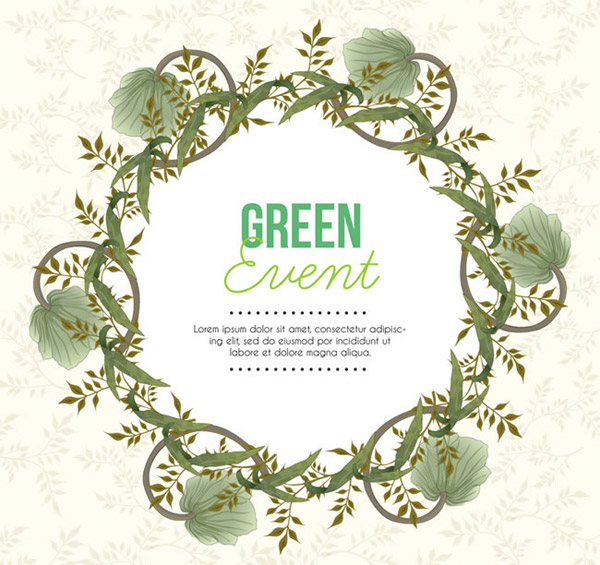
#> input picture 1.jpg, 600 x 565 px
$ python testpythontuxiangnumpy.py
#> lines starting #> are read from the running program, lines starting #| are printed output that depends on the picture
# -*- coding: utf-8 -*-
"""
Created on Tue Oct 16 11:29:48 2018

@author: zhulifu
"""

from PIL import Image
import numpy as np
from pylab import *

img = array(Image.open('1.jpg'))
#> img is the input picture: shape (565, 600, 3); mean R, G, B 224.6, 225.7, 207.8
#imshow(img)

print(img.shape,img.dtype)
#| (565, 600, 3) uint8

img2 = array(Image.open('1.jpg').convert('L'),'f')
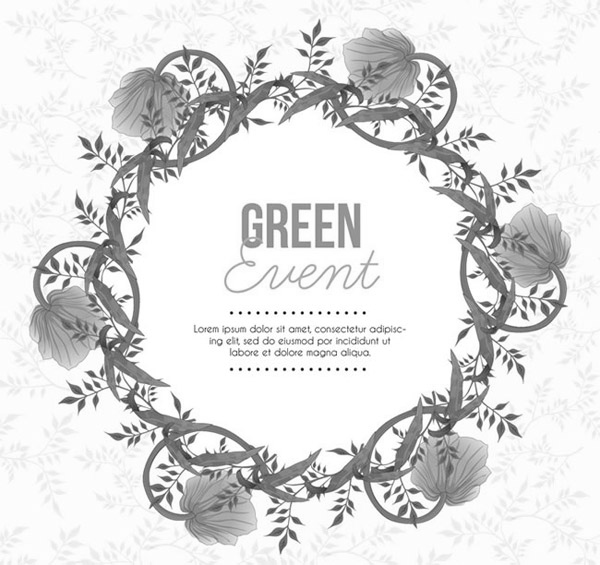
#> img2: shape (565, 600) float32; min 0, max 255, mean 223.3
#img2 = array(Image.open('1.jpg').convert('L'),'f')
print(img2.shape,img2.dtype)
#| (565, 600) float32

img3 = 255 - img2
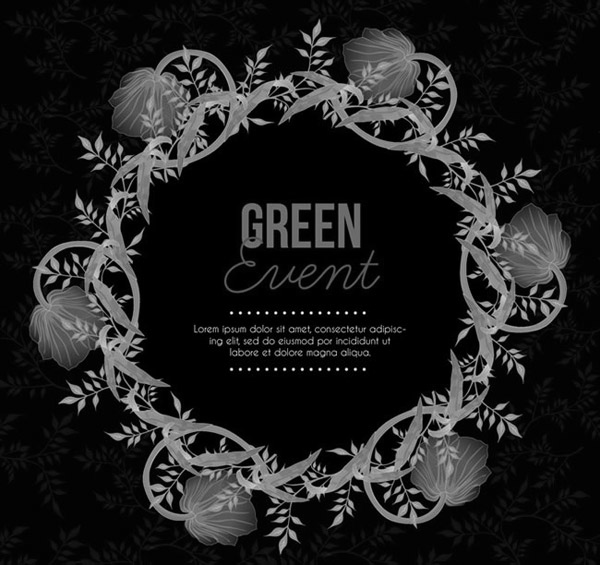
#> img3: shape (565, 600) float32; min 0, max 255, mean 31.7
#imshow(img3)

img4 = (100.0/255)*img3 + 100
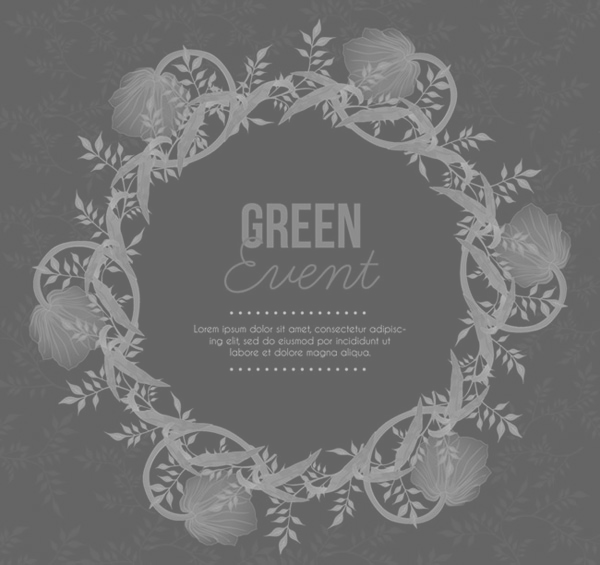
#> img4: shape (565, 600) float32; min 100, max 200, mean 112.4


img5 = 255.0 * (img3/255.0)**2
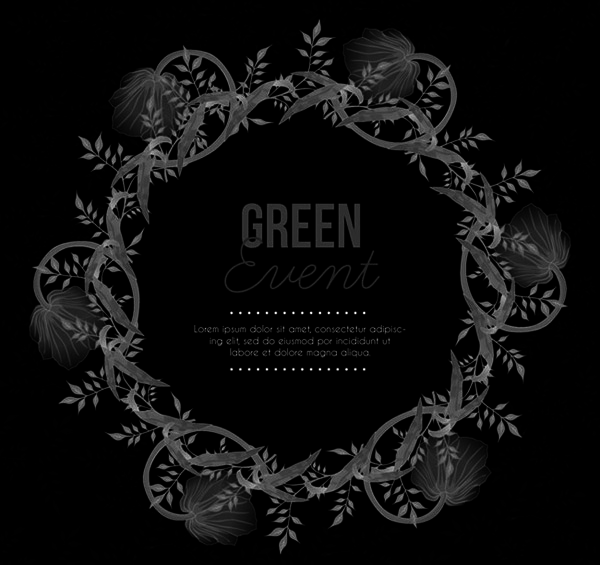
#> img5: shape (565, 600) float32; min 0, max 255, mean 13.8
#imshow(img5)
print (int(img5.min()),int(img5.max()))
#| 0 255

pil_im = Image.fromarray(img5) ##fanxiang
#imshow(pil_im)

def imresize(im,sz):
#> called with sz = (300, 282)
    pil_im = Image.fromarray(uint8(im))
    return array(pil_im.resize(sz))

img6 = imresize(img5,(img5.shape[1]//2,img5.shape[0]//2))
#imshow(img6)

def histeq(im,nbr_bins = 256):
#> called with nbr_bins = 256
    imhist,bins=histogram(im.flatten(),nbr_bins,normed = True)
#> imhist = 256 values, max 1 at index 0, min 0 at index 2, mean 0.00595; bins = 257 values from 0 to 168
    cdf = imhist.cumsum()
#> cdf = 256 values from 1 to 1.52
    cdf= 255 * cdf / cdf[-1]
#> cdf = 256 values from 167.6 to 255
    im2 = interp(im.flatten(),bins[:-1],cdf)
    return im2.reshape(im.shape),cdf

im7,cdf = histeq(img6)
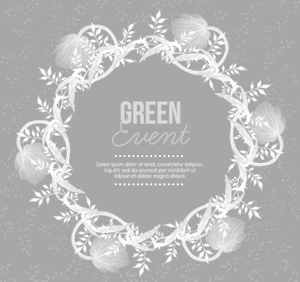
#> im7: shape (282, 300) float64; min 167.6, max 255, mean 183
#> cdf = 256 values from 167.6 to 255
imshow(im7)
title('niubi')
for i in range(8):
    subplot(2,4,i+1)
    imshow(im7)

$ run again, with 11.jpg copied over 1.jpg
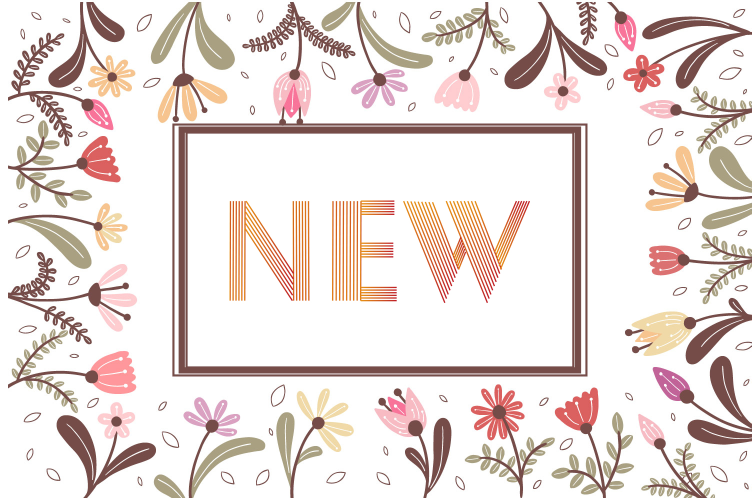
#> input picture 11.jpg, 1503 x 996 px (shown at 1/2 size)
#> img is the input picture: shape (996, 1503, 3); mean R, G, B 233.6, 222.3, 218.6
#| (996, 1503, 3) uint8
#| (996, 1503) float32
#| 0 131
#> in imresize, `return array(pil_im.resize(sz))`:
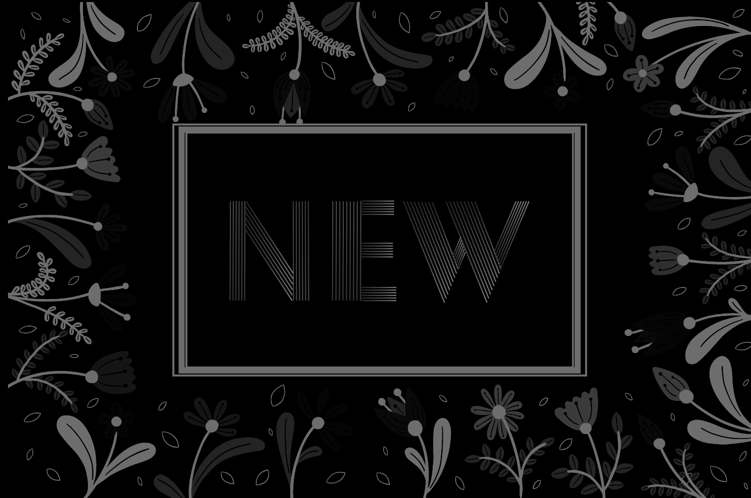
#> returned value: shape (498, 751); min 0, max 121, mean 15.8
#> imhist = 256 values, max 1.47 at index 0, min 0 at index 1, mean 0.00826; bins = 257 values from 0 to 121
#> in histeq, `cdf = imhist.cumsum()`: cdf = 256 values from 1.47 to 2.12
#> in histeq, `cdf= 255 * cdf / cdf[-1]`: cdf = 256 values from 177.5 to 255
#> `im7,cdf = histeq(img6)`:
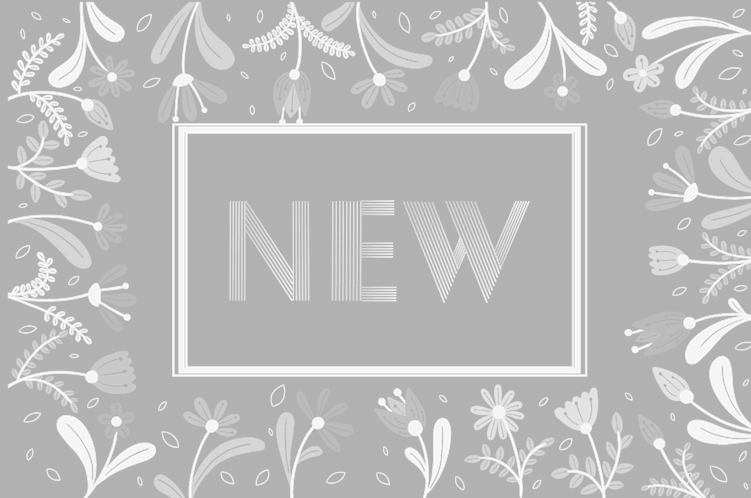
#> im7: shape (498, 751) float64; min 177.5, max 255, mean 189.5

$ run again, with lena3.jpg copied over 1.jpg
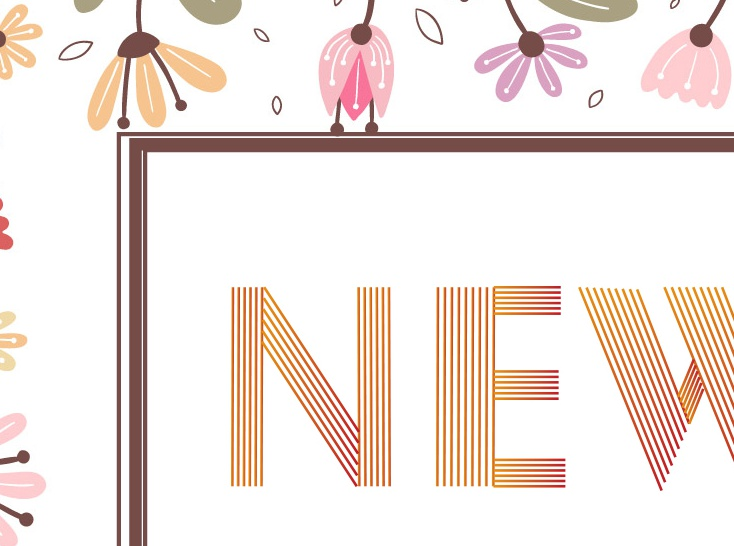
#> input picture lena3.jpg, 734 x 546 px
#> img is the input picture: shape (546, 734, 3); mean R, G, B 241.3, 229.9, 224.6
#| (546, 734, 3) uint8
#| (546, 734) float32
#| 0 128
#> in imresize, `return array(pil_im.resize(sz))`:
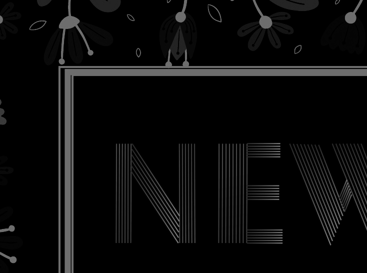
#> returned value: shape (273, 367); min 0, max 120, mean 11.1
#> imhist = 256 values, max 1.56 at index 0, min 0 at index 1, mean 0.00833; bins = 257 values from 0 to 120
#> in histeq, `cdf = imhist.cumsum()`: cdf = 256 values from 1.56 to 2.13
#> in histeq, `cdf= 255 * cdf / cdf[-1]`: cdf = 256 values from 186 to 255
#> `im7,cdf = histeq(img6)`:
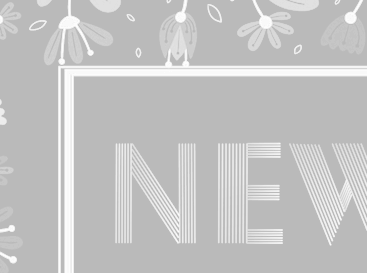
#> im7: shape (273, 367) float64; min 186, max 255, mean 195.6

$ run again, with ransac.png saved as 1.jpg
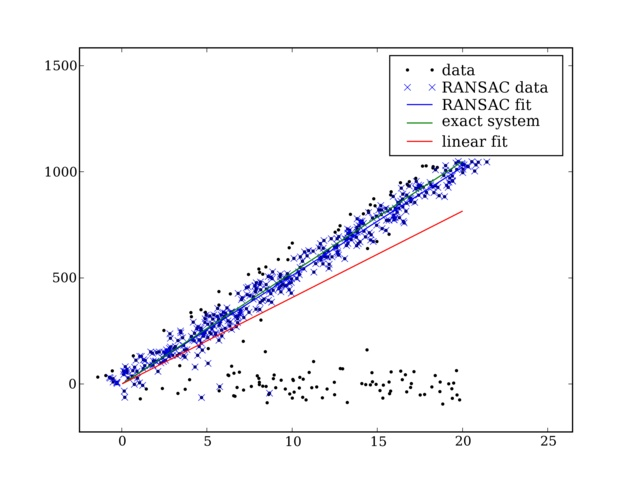
#> input picture ransac.png, 636 x 480 px
#> img is the input picture: shape (480, 636, 3); mean R, G, B 246.1, 246, 248.2
#| (480, 636, 3) uint8
#| (480, 636) float32
#| 0 255
#> in imresize, `return array(pil_im.resize(sz))`:
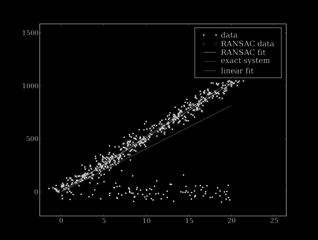
#> returned value: shape (240, 318); min 0, max 233, mean 5.7
#> imhist = 256 values, max 0.986 at index 0, min 0 at index 11, mean 0.00429; bins = 257 values from 0 to 233
#> in histeq, `cdf = imhist.cumsum()`: cdf = 256 values from 0.986 to 1.1
#> in histeq, `cdf= 255 * cdf / cdf[-1]`: cdf = 256 values from 228.9 to 255
#> `im7,cdf = histeq(img6)`:
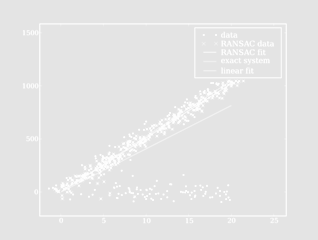
#> im7: shape (240, 318) float64; min 228.9, max 255, mean 230.3
